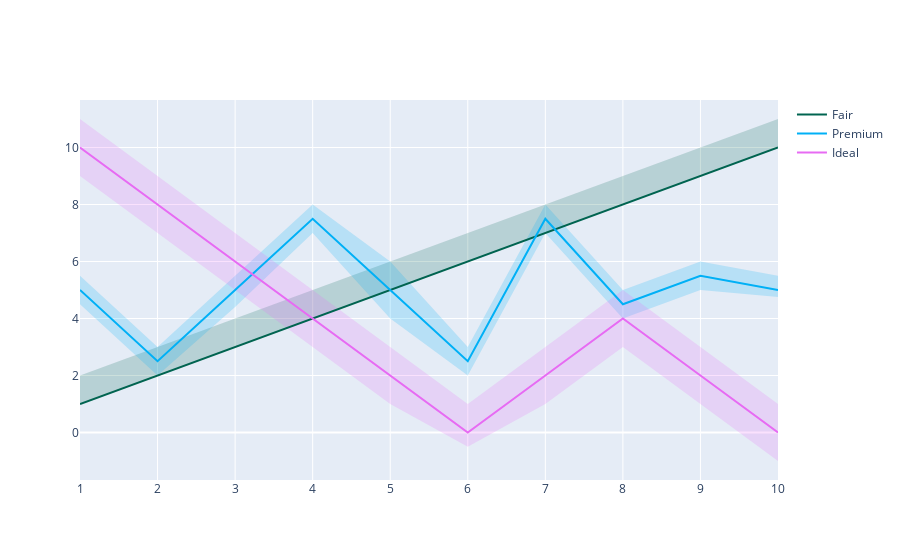

Notebook code for this chart:
### Code cell
x = [ 1,  2,  3,  4,  5,  6,  7,  8,  9, 10]
x_rev = x[::-1] # reverse x
# Line 1
y1 = [ 1,  2,  3,  4,  5,  6,  7,  8,  9, 10]
y1_uppper = [ 2,  3,  4,  5,  6,  7,  8,  9, 10, 11]
y2_lower =  [ 0, 1,  2,  3,  4,  5,  6,  7,  8,  9]
y1_lower = y1[::-1] # reverse y1
# Line 2
y2 = [5, 2.5, 5, 7.5, 5, 2.5, 7.5, 4.5, 5.5, 5]
y2_upper = [5.5, 3, 5.5, 8, 6, 3, 8, 5, 6, 5.5]
y2_lower = [4.5, 2, 4.4, 7, 4, 2, 7, 4, 5, 4.75]
y2_lower = y2_lower[::-1] # reverse y2_lower
# Line 3
y3 = [10, 8, 6, 4, 2, 0, 2, 4, 2, 0]
y3_upper = [11, 9, 7, 5, 3, 1, 3, 5, 3, 1]
y3_lower = [9, 7, 5, 3, 1, -.5, 1, 3, 1, -1]
y3_lower = y3_lower[::-1]
fig = go.Figure()
fig.add_trace(go.Scatter(x = x + x_rev, y = y1_upper + y1_lower,
                         fill = 'toself',
                         line_color = 'rgba(255, 255, 255, 0)',
                         fillcolor='rgba(0,100,80,0.2)',
                         showlegend = False, name = 'Fair'))
fig.add_trace(go.Scatter(x = x + x_rev, y= y2_upper + y2_lower, fill = 'toself', fillcolor = 'rgba(0, 176, 246, 0.2)',
                        line_color = 'rgba(255, 255, 255, 0)', name = 'Premium', showlegend = False))
fig.add_trace(go.Scatter(x = x + x_rev, y = y3_upper + y3_lower, fill = 'toself', fillcolor = 'rgba(231, 107, 243, 0.2)',
                        line_color = 'rgba(255, 255, 255, 0)', showlegend = False, name = 'Ideal'))
fig.add_trace(go.Scatter(x = x, y = y1, line_color = 'rgb(0, 100, 80)', name = 'Fair'))
fig.add_trace(go.Scatter(x = x, y = y2, line_color = 'rgb(0, 176, 246)', name = 'Premium'))
fig.add_trace(go.Scatter(x = x, y = y3, line_color = 'rgb(231, 107, 243)', name = 'Ideal'))
fig.update_traces(mode = 'lines')
fig.show()

### Figure 1 — Plotly figure (JSON) as saved in the notebook; plotly's stock layout.template omitted (floating-point values rounded to 4 significant figures)
{"data": [{"fill": "toself", "fillcolor": "rgba(0,100,80,0.2)", "line": {"color": "rgba(255, 255, 255, 0)"}, "mode": "lines", "name": "Fair", "showlegend": false, "type": "scatter", "x": [1, 2, 3, 4, 5, 6, 7, 8, 9, 10, 10, 9, 8, 7, 6, 5, 4, 3, 2, 1], "y": [2, 3, 4, 5, 6, 7, 8, 9, 10, 11, 10, 9, 8, 7, 6, 5, 4, 3, 2, 1]}, {"fill": "toself", "fillcolor": "rgba(0, 176, 246, 0.2)", "line": {"color": "rgba(255, 255, 255, 0)"}, "mode": "lines", "name": "Premium", "showlegend": false, "type": "scatter", "x": [1, 2, 3, 4, 5, 6, 7, 8, 9, 10, 10, 9, 8, 7, 6, 5, 4, 3, 2, 1], "y": [5.5, 3, 5.5, 8, 6, 3, 8, 5, 6, 5.5, 4.75, 5, 4, 7, 2, 4, 7, 4.4, 2, 4.5]}, {"fill": "toself", "fillcolor": "rgba(231, 107, 243, 0.2)", "line": {"color": "rgba(255, 255, 255, 0)"}, "mode": "lines", "name": "Ideal", "showlegend": false, "type": "scatter", "x": [1, 2, 3, 4, 5, 6, 7, 8, 9, 10, 10, 9, 8, 7, 6, 5, 4, 3, 2, 1], "y": [11, 9, 7, 5, 3, 1, 3, 5, 3, 1, -1, 1, 3, 1, -0.5, 1, 3, 5, 7, 9]}, {"line": {"color": "rgb(0, 100, 80)"}, "mode": "lines", "name": "Fair", "type": "scatter", "x": [1, 2, 3, 4, 5, 6, 7, 8, 9, 10], "y": [1, 2, 3, 4, 5, 6, 7, 8, 9, 10]}, {"line": {"color": "rgb(0, 176, 246)"}, "mode": "lines", "name": "Premium", "type": "scatter", "x": [1, 2, 3, 4, 5, 6, 7, 8, 9, 10], "y": [5, 2.5, 5, 7.5, 5, 2.5, 7.5, 4.5, 5.5, 5]}, {"line": {"color": "rgb(231, 107, 243)"}, "mode": "lines", "name": "Ideal", "type": "scatter", "x": [1, 2, 3, 4, 5, 6, 7, 8, 9, 10], "y": [10, 8, 6, 4, 2, 0, 2, 4, 2, 0]}], "layout": {"autosize": true, "xaxis": {"autorange": true, "range": [1, 10], "type": "linear"}, "yaxis": {"autorange": true, "range": [-1.667, 11.67], "type": "linear"}}}
